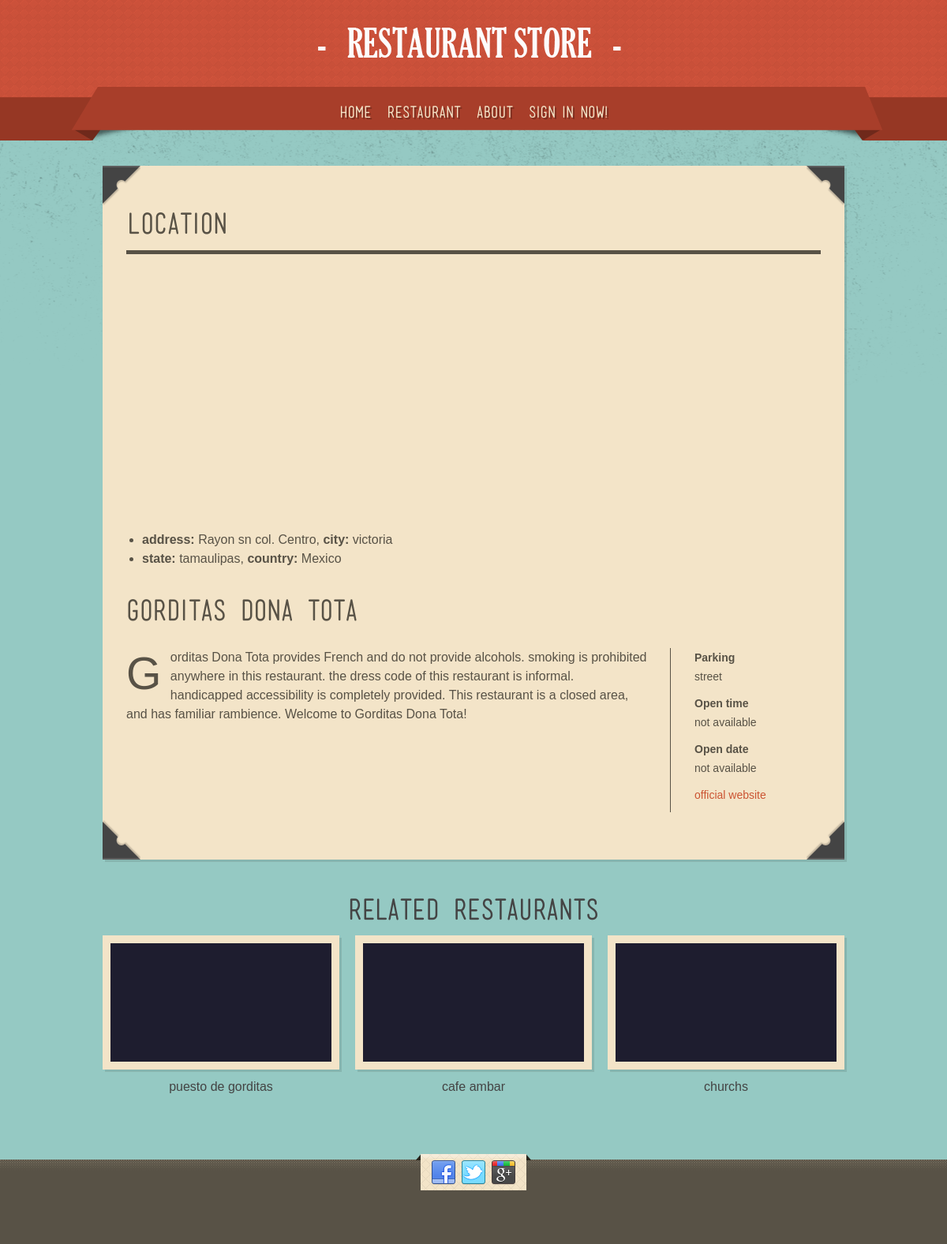
Screenshot of /rec/?id=6 with the database file from the repository.
### food/models.py (models this page shows)
class Geoplace(models.Model):
    placeID = models.IntegerField(verbose_name="place_id")
    latitude = models.FloatField(verbose_name="latitude")
    longitude = models.FloatField(verbose_name="longitude")
    the_geom_meter = models.CharField(max_length=50, verbose_name="geom_meter")
    name = models.CharField(max_length=50, verbose_name="name")
    address = models.CharField(max_length=50, verbose_name="address")
    city = models.CharField(max_length=10, verbose_name="city")
    state = models.CharField(max_length=10, verbose_name="state")
    country = models.CharField(max_length=10, verbose_name="country")
    fax = models.IntegerField(verbose_name="fax")
    zip = models.IntegerField(verbose_name="zip")
    alcohol = models.CharField(max_length=20, verbose_name="alcohol")
    smoking_area = models.CharField(max_length=30, verbose_name="smoking")
    dress_code = models.CharField(max_length=10, verbose_name="dress code")
    accessibility = models.CharField(max_length=30, verbose_name="accessibility")
    price = models.CharField(max_length=10, verbose_name="price")
    url = models.CharField(max_length=100, verbose_name="url")
    Rambience = models.CharField(max_length=10, verbose_name="rambience")
    franchise = models.CharField(max_length=1, verbose_name="franchise")
    area = models.CharField(max_length=10, verbose_name="area")
    other_services = models.CharField(max_length=10, verbose_name="otherservices")

class Parking(models.Model):
    placeID = models.IntegerField(verbose_name="place_id")
    parking_lot = models.CharField(max_length=20, verbose_name="parking")

### food/views.py (the view)
# urls.py: url(r'^rec/', views.getRestaurants),
def getRestaurants(request):
    restaurantId = request.GET["id"]
    restaurant = Geoplace.objects.filter(id=restaurantId)[0]
    open_time = Hours.objects.filter(placeID=restaurant.placeID)
    if open_time is None or len(open_time) == 0:
        open_time = Hours()
        open_time.days = "not available"
        open_time.hours = "not available"
    else:
        open_time = open_time[0]
    parking = Parking.objects.filter(placeID=restaurant.placeID)
    if parking is None or len(parking) == 0:
        parking = Parking()
        parking.parking_lot = "not available"
    else:
        parking = parking[0]
    description = getDescription(restaurant)
    restaurants = Geoplace.objects.all()
    related = restaurants[0:3]
    return render(request, 'res.html', locals())

### templates/res.html (shortened to what this page needs)
<!doctype html>
 <html class="no-js" lang="en">
<head>
    {% load staticfiles %}
	<link rel="stylesheet" media="screen" href={% static "css/superfish.css"%} />
	<link rel="stylesheet" media="all" href={% static "css/nivo-slider.css"%}  />
	<link rel="stylesheet" media="all" href={% static "css/tweet.css" %} />
	<link rel="stylesheet" href={% static "css/style.css"%}>
	<link rel="stylesheet" media="all" href={% static "css/lessframework.css"%}/>
    </head>
    <body>
	<header>
		<div class="wrapper cf">
			<div id="logo">
				<a href="index.html" ><img alt="" src={% static "img/logo.png" %} /></a>
			</div>
		</div>
		<nav class="cf">
			<div class="wrapper cf">
				<ul id="nav" class="sf-menu">
					<li><a href="/index/">HOME<i><b></b></i></a></li>
                    <li><a href="/rec/?id={{ restaurant.id }}">RESTAURANT<i><b></b></i></a></li>
					<li><a href="/about/">ABOUT<i><b></b></i></a></li>
                    {% if request.user.is_authenticated %}
                        <li><a href="/info/">INFO<i><b></b></i></a></li>
					    <li><a href="/logout/">LOG OUT {{ request.user.username }}<i><b></b></i></a></li>
                    {% else %}
                        <li><a href="/sign/"  class="current-menu-item">SIGN IN NOW!<i><b></b></i></a></li>
                    {% endif %}
				</ul>
			</div>
		</nav>
	</header>
	<div role="main" id="main">
		<div class="wrapper">
			<div class="page-content portfolio-content">
	        	<div class="entry-content cf">
				<h2 class="heading">Location</h2>
				<div id="map_canvas"></div>
                <div>
                    <div class="lists-heart">
						<ul>
							<li><strong>address:</strong> {{ restaurant.address }}, <strong>city:</strong> {{ restaurant.city }}</li>
							<li><strong>state: </strong>{{ restaurant.state }}, <strong>country: </strong>{{ restaurant.country }}</li>
						</ul>
					</div>
                </div>
					<h2>{{ restaurant.name }}</h2>
                    <br/>
	        		<div class="project-content">
		        		<p class="dropcap">{{ description }}</p>
	        		</div>
					<div class="project-info">
						<p><strong>Parking</strong>{{ parking.parking_lot }}</p>
						<p><strong>Open time</strong>{{ open_time.hours }}</p>
                        <p><strong>Open date</strong>{{ open_time.days }}</p>
						<p><a href="{{ restaurant.url }}" >official website</a></p>
					</div>
				</div>
				<div class="c-1"></div>
				<div class="c-2"></div>
				<div class="c-3"></div>
				<div class="c-4"></div>
			</div>
			<div class="related-projects">
				<h2 class="related-heading">Related Restaurants</h2>
				<ul class="related-list cf">
                    {% for res in related %}
                        <li>
                            <a href="/rec/?id={{ res.id }}" class="thumb"><img alt="" src={% static "img/dummies/560x300a.jpg" %} /></a>
                            <a href="/rec/?id={{ res.id }}" class="heading">{{ res.name }}</a>
					    </li>
                    {% endfor %}
				</ul>
			</div>
	  </div>
	</div>
	<footer>
		<div class="wrapper cf">
			<div class="sb-holder cf">
				<ul id="social-bar" class="cf">
					<li class="left-corner"></li>
					<li><a href="http://www.facebook.com"  title="Become a fan" ><img alt="Facebook" src={% static "img/social/Facebook.png" %} /></a></li>
					<li><a href="http://www.twitter.com" title="Follow my tweets" ><img alt="twitter" src={% static "img/social/Twitter.png" %} /></a></li>
					<li><a href="http://www.google.com"  title="Add to the circle" ><img alt="Google plus" src={% static "img/social/Google+.png"%}  /></a></li>
					<li class="right-corner"></li>
				</ul>
			</div>
		</div>
	</footer>
</body>
</html>

### food/static/css/superfish.css (style rules this page uses)
.sf-menu, .sf-menu * { margin: 0; padding: 0; list-style: none; }
.sf-menu li { float: left; position: relative; }
.sf-menu a { display: block; position: relative; }

### food/static/css/lessframework.css (style rules this page uses)
.wrapper { width: 940px; }
#nav { display: block; }

### food/static/css/elements.css (style rules this page uses)
.dropcap:first-letter { font-size: 3.571em; line-height: 0.76em; padding: 0.2em 0.2em 0 0; float: left; display: block; color: #585246; }
.lists-check ul, .lists-arrow ul, .lists-plus ul, .lists-star ul, .lists-heart ul { margin-bottom: 30px; margin-left: 20px; }
.lists-heart ul { list-style-image: url(../img/bullets/heart.png); line-height: 1.5em; }

### rows the page displays
Geoplace: address "Rayon sn col. Centro", city "victoria", state "tamaulipas", country "Mexico", name "Gorditas Dona Tota"
Parking: parking_lot "street"
Geoplace: name "puesto de gorditas"
Geoplace: name "cafe ambar"
Geoplace: name "churchs"

### other values shown
{{ open_time.hours }} "not available"
{{ open_time.days }} "not available"
